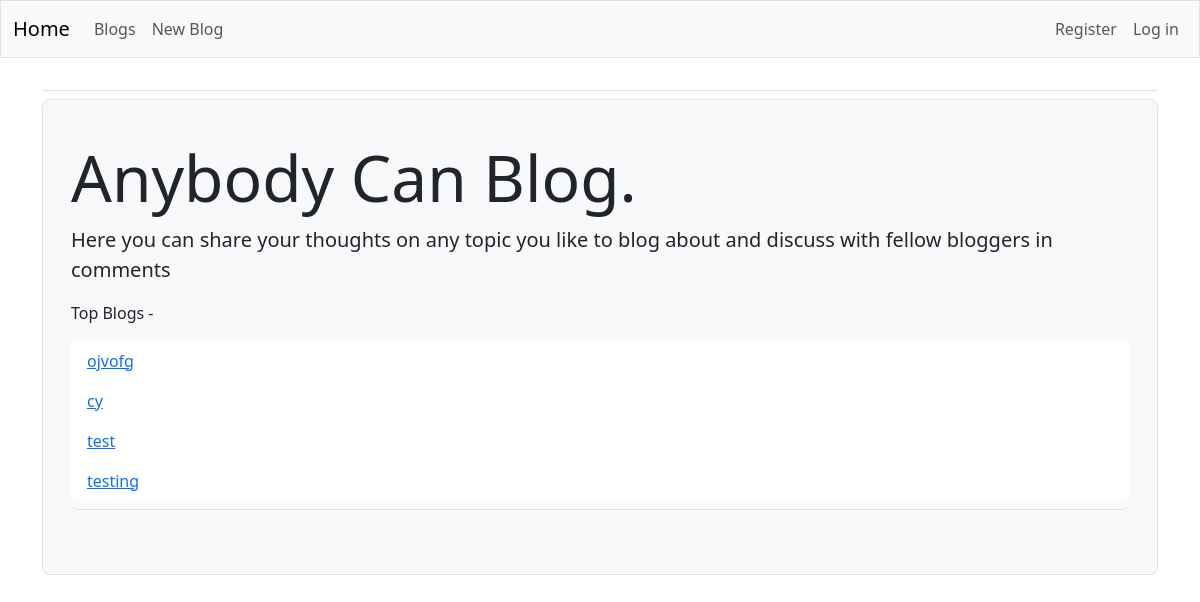
The page / on the database its author committed.
### blogs/models.py (models this page shows, shortened)
class Blog(models.Model) :
    topic = models.CharField(max_length=200)
    text = models.TextField()
    date_added = models.DateTimeField(auto_now_add=True)
    owner = models.ForeignKey(User,on_delete=models.CASCADE)

### blogs/views.py (the view)
# urls.py: path('',views.index,name='index'),
def index(request):
    blogs = Blog.objects.order_by('-date_added')
    context={'blogs':blogs[:4]}
    return render(request,'blogs/index.html',context)

### blogs/templates/blogs/index.html
{%extends 'blogs/base.html'%}
{% block content %}
    <div class="p-3 mb-4 bg-light border rounded-3">
        <div class="container-fluid py-4">
            <h1 class="display-3">Anybody Can Blog.</h1>
            <p class="lead">Here you can share your thoughts on any topic you like to blog about
                and discuss with fellow bloggers in comments</p>
            <p>Top Blogs - </p>
            <ul class="list-group border-bottom pb-2 mb-4">
                {% for blog in blogs %}
                    <li class="list-group-item border-0">
                        <a href="{% url 'blogs:blog' blog.id %}">{{ blog.topic }}</a>
                    </li>
                {% empty %}
                    <li class="list-group-item border-0">No blog have been added yet.</li>
                {% endfor %}
            </ul>
        </div>
    </div>
{% endblock content %}

### rows shown on the page
Blog: topic "ojvofg"
Blog: topic "cy"
Blog: topic "test"
Blog: topic "testing"
